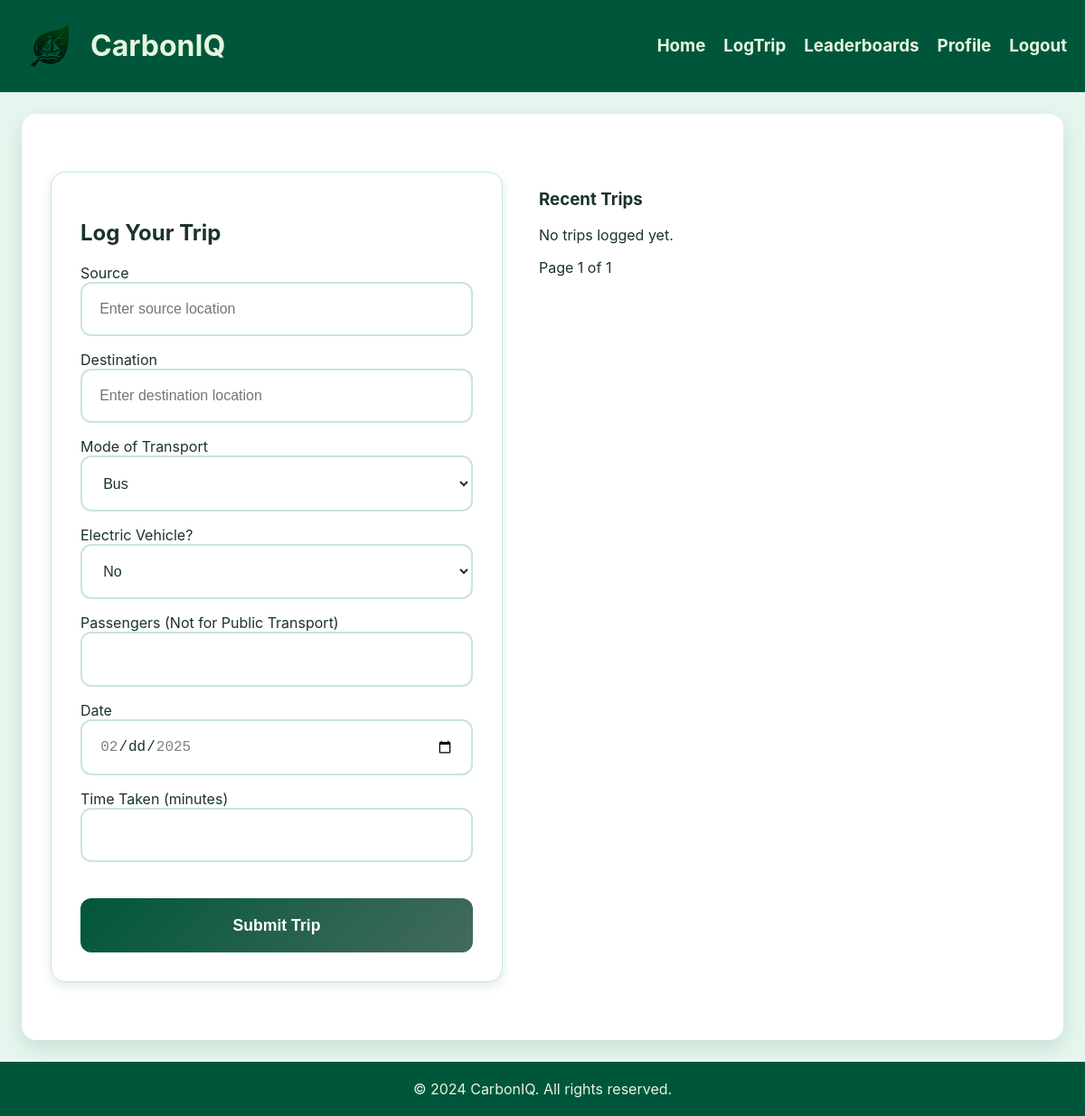
Before: /logtrip/ (signed in) with the older database file.
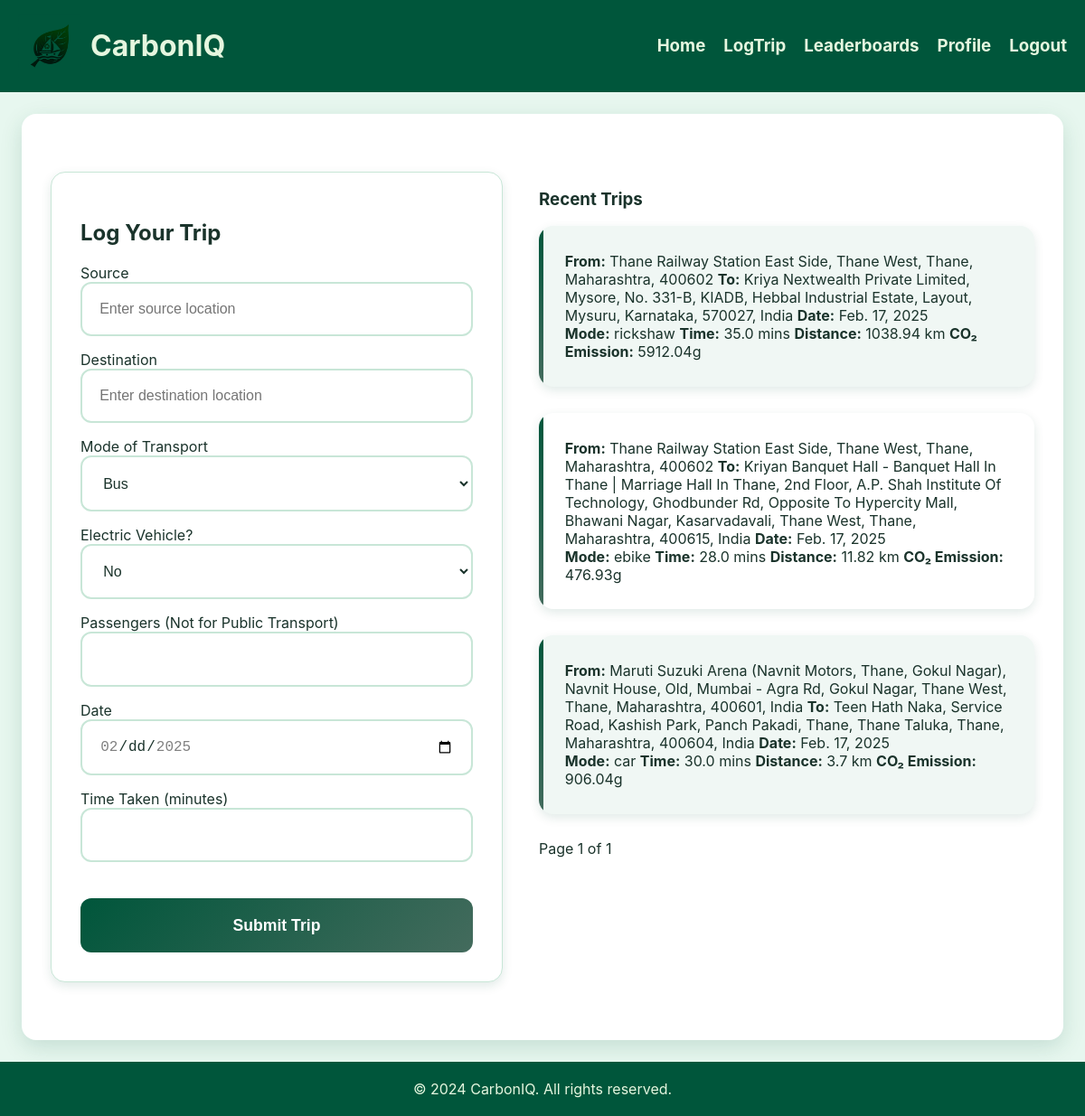
After: the same page with the newer database file.
### mainapp/models.py (models this page shows, shortened)
class TripLog(models.Model):
    user = models.ForeignKey(User, on_delete=models.CASCADE, related_name="trips")
    source_address = models.CharField(max_length=255)
    source_lat = models.DecimalField(max_digits=9, decimal_places=6)
    source_lng = models.DecimalField(max_digits=9, decimal_places=6)
    destination_address = models.CharField(max_length=255)
    dest_lat = models.DecimalField(max_digits=9, decimal_places=6)
    dest_lng = models.DecimalField(max_digits=9, decimal_places=6)
    mode_of_transport = models.CharField(max_length=50)
    time_taken = models.FloatField()  # User-entered trip time in minutes
    api_duration = models.FloatField()  # Fetched time from API in minutes
    api_distance = models.FloatField()  # Fetched distance from API in km
    electric_vehicle = models.BooleanField(default=False)
    co2_emission = models.FloatField()  # CO2 emission in grams
    date = models.DateField()
    passengers = models.IntegerField(default=1)
    public_transport = models.BooleanField(default=False)  # Whether it was public transport
    greener_travel = models.BooleanField(default=False)  # Whether it was a greener travel option
    created_at = models.DateTimeField(auto_now_add=True)

### mainapp/views.py (the view, shortened to what this page needs)
# urls.py: path('logtrip/', mviews.logtrip, name='logtrip'),
@login_required(login_url='/login/')
def logtrip(request):
    user = request.user
    trip_logs = TripLog.objects.filter(user=user).order_by("-date", "-created_at")
    paginator = Paginator(trip_logs, 5)
    page_number = request.GET.get("page")  # Get the page number from URL
    trip_logs_page = paginator.get_page(page_number)
    return render(request, "mainapp/logtrip.html", {"trip_logs": trip_logs_page})

### templates/mainapp/logtrip.html (shortened to what this page needs)
{% extends 'mainapp/base.html' %}
{% load static %}
{% block extra_head %}
    <link rel="stylesheet" href="{% static 'css/logtrip.css' %}">
{% endblock %}
{% block content %}
    <div class="container">
        <div class="row">
            <div class="col-md-4">
                <div class="form-container">
                    <h2>Log Your Trip</h2>
                    <form id="trip-form" action="{% url "logtrip" %}" method="post">
                        <div class="autocomplete-container">
                            <label for="source">Source</label>
                            <input type="text" id="source-input" name="source" placeholder="Enter source location" required />
                        </div>
                        <div class="autocomplete-container">
                            <label for="destination">Destination</label>
                            <input type="text" id="destination-input" name="destination" placeholder="Enter destination location" required />
                        </div>
                        <div class="flex-container">
                            <div>
                                <label for="mode-of-transport">Mode of Transport</label>
                                <select id="mode-of-transport" name="mode_of_transport" required>
                                    <option value="bus">Bus</option>
                                </select>
                            </div>
                            <div>
                                <label for="electric-vehicle">Electric Vehicle?</label>
                                <select id="electric-vehicle" name="electric_vehicle">
                                    <option value="No">No</option>
                                </select>
                            </div>
                            <div class="passenger-input">
                                <label for="passenger-taken">Passengers (Not for Public Transport)</label>
                                <input type="number" id="passengers" name="passengers" step="1"/>
                            </div>
                        </div>
                        <div class="flex-container-date">
                            <div class="date-input">
                                <label for="date">Date</label>
                                <input type="date" id="date" name="date" required />
                            </div>
                            <div class="time-input">
                                <label for="time-taken">Time Taken (minutes)</label>
                                <input type="number" id="time-taken" name="time_taken" step="1" required />
                            </div>
                        </div>
                        <button type="submit">Submit Trip</button>
                    </form>
                </div>
            </div>
            <div class="col-md-8">
                <div class="trip-container">
                    <h3>Recent Trips</h3>
                    <div class="trip-log-wrapper">
                        <div class="trip-log-container">
                            {% if trip_logs %}
                                {% for trip in trip_logs %}
                                    <div class="trip-summary {% if trip.greener_travel %}green-trip{% else %}red-trip{% endif %}">
                                        <div class="trip-row">
                                            <span><strong>From:</strong> {{ trip.source_address }}</span>
                                            <span><strong>To:</strong> {{ trip.destination_address }}</span>
                                            <span><strong>Date:</strong> {{ trip.date }}</span>
                                        </div>
                                        <div class="trip-row">
                                            <span><strong>Mode:</strong> {{ trip.mode_of_transport }}</span>
                                            <span><strong>Time:</strong> {{ trip.time_taken }} mins</span>
                                            <span><strong>Distance:</strong> {{ trip.api_distance }} km</span>
                                            <span><strong>CO₂ Emission:</strong> {{ trip.co2_emission }}g</span>
                                        </div>
                                    </div>
                                {% endfor %}
                            {% else %}
                                <p class="no-trips">No trips logged yet.</p>
                            {% endif %}
                        </div>
                    </div>
                    <div class="pagination bottom-pagination">
                        <span class="page-info">Page {{ trip_logs.number }} of {{ trip_logs.paginator.num_pages }}</span>
                    </div>
                </div>
            </div>
        </div>
    </div>
{% endblock %}

### templates/mainapp/base.html (shortened to what this page needs)
{% load static %}
<!DOCTYPE html>
<html lang="en">
<head>
    <link href="{% static 'css/mainbase.css'%}" rel="stylesheet">
    {% block extra_head %}{% endblock %}
</head>
<body>
    <header class="navbar">
        <div class="logo">
            <img src="{% static 'images/logo.png' %}" alt="CarbonIQ Logo">
            <h1>CarbonIQ</h1>
        </div>
        <div class="nav-links">
            <ul>
                <li><a href="{% url 'homepage' %}"><h3>Home</h3></a></li>
                <li><a href="{% url 'logtrip' %}"><h3>LogTrip</h3></a></li>
                <li><a href="{% url 'leaderboards' %}"><h3>Leaderboards</h3></a></li>
                <li><a href="{% url 'view_profile' user_id=user.id %}"><h3>Profile</h3></a></li>
                <li><a href="{% url 'logout' %}"><h3>Logout</h3></a></li>
            </ul>
        </div>
    </header>
    <main>
        {% block content %}{% endblock %}
    </main>
    <footer style="background-color: #00563B; color: #E5F6DF; padding: 20px; text-align: center;">
        <div style="max-width: 1200px; margin: 0 auto;">
            <p style="margin: 0;">&copy; 2024 CarbonIQ. All rights reserved.</p>
        </div>
    </footer>
</body>
</html>

### static/css/mainbase.css (style rules this page uses)
body { font-family: 'Inter', 'Arial', sans-serif; margin: 0; padding: 0; display: flex; flex-direction: column; height: 100vh; justify-content: space-between; background-color: #e7f7ef; color: #1a332b; }
.navbar { display: flex; justify-content: space-between; align-items: center; padding: 10px 20px; background-color: #00563B; color: #E5F6DF; }
.navbar .logo { display: flex; align-items: center; }
.navbar .logo img { mix-blend-mode: multiply; height: 70px; }
.navbar h1 { color: #E5F6DF; margin-left: 10px; }
.navbar .nav-links { display: flex; gap: 20px; }
.navbar .nav-links ul { display: flex; gap: 20px; list-style: none; padding: 0; margin: 0; }
.navbar .nav-links li { margin: 0; position: relative; }
.navbar .nav-links a { text-decoration: none; color: #E5F6DF; position: relative; padding: 5px 0; }
.navbar .nav-links a h3 { margin: 0; }
.navbar .nav-links a::after { content: ''; position: absolute; width: 0; height: 2.5px; top:25px; bottom: 0; left: 0; background-color: #E5F6DF; transition: width 0.3s ease; }

### static/css/logtrip.css (style rules this page uses)
:root { --primary-color: #00563B; --secondary-color: #446b5d; --accent-color: #ffc815; --text-primary: #1a332b; --text-secondary: #446b5d; --bg-light: #f8fbfa; --border-color: #c8e6d7; --gradient-primary: linear-gradient(135deg, #00563B 0%, #446b5d 100%); --gradient-accent: linear-gradient(135deg, #ffc815 0%, #ffb700 100%); --shadow-sm: 0 2px 8px rgba(0, 86, 59, 0.08); --shadow-md: 0 4px 12px rgba(0, 86, 59, 0.12); --shadow-lg: 0 8px 24px rgba(0, 86, 59, 0.15); --border-radius: 16px; --message-bg-1: #f0f7f4; --message-bg-2: #ffffff; }
.container { max-width: 1400px; margin: 2.5rem auto; padding: 2.5rem; background-color: #ffffff; border-radius: var(--border-radius); box-shadow: var(--shadow-lg); }
.row { display: flex; gap: 2.5rem; margin: 2rem 0; align-items: flex-start; }
.form-container { background-color: #ffffff; border-radius: var(--border-radius); padding: 2rem; box-shadow: var(--shadow-md); border: 1px solid var(--border-color); position: sticky; top: 2rem; transition: all 0.3s ease; max-width: 100%; width: 500px; box-sizing: border-box; }
input[type="text"], input[type="date"], input[type="number"], select { width: 100%; padding: 1.2rem; border: 2px solid var(--border-color); border-radius: 12px; font-size: 1rem; color: var(--text-primary); background-color: #ffffff; transition: all 0.3s ease; margin-bottom: 1rem; box-sizing: border-box; }
.trip-summary { padding: 1.8rem; margin-bottom: 1.8rem; border-radius: var(--border-radius); background: #ffffff; box-shadow: var(--shadow-md); transition: all 0.3s ease; position: relative; overflow: hidden; }
.trip-summary:nth-child(odd) { background: var(--message-bg-1); }
.trip-summary:nth-child(even) { background: var(--message-bg-2); }
.trip-summary::before { content: ''; position: absolute; left: 0; top: 0; height: 100%; width: 5px; background: var(--gradient-primary); }
button { width: 100%; padding: 1.2rem 1.5rem; background: var(--gradient-primary); color: white; border: none; border-radius: 12px; font-size: 1.1rem; font-weight: 600; cursor: pointer; transition: all 0.3s ease; margin-top: 1.5rem; }
.autocomplete-container { position: relative; width: 100%; max-width: 450px; margin: 0 auto; }
@media (max-width: 1200px) { .container { margin: 1.5rem; padding: 2rem; } }

Changed rows visible on the page:
added TripLog: source_address "Thane Railway Station East Side, Thane West, Thane, Maharashtra, 400602", destination_address "Kriya Nextwealth Private Limited, Mysore, No. 331-B, KIADB, Hebbal Industrial Estate, Layout, Mysuru, Karnataka, 570027, India", date "Feb. 17, 2025", mode_of_transport "rickshaw", time_taken "35.0", api_distance "1038.94", co2_emission "5912.04"
added TripLog: source_address "Thane Railway Station East Side, Thane West, Thane, Maharashtra, 400602", destination_address "Kriyan Banquet Hall - Banquet Hall In Thane | Marriage Hall In Thane, 2nd Floor, A.P. Shah Institute Of Technology, Ghodbunder Rd, Opposite To Hypercity Mall, Bhawani Nagar, Kasarvadavali, Thane West, Thane, Maharashtra, 400615, India", date "Feb. 17, 2025", mode_of_transport "ebike", time_taken "28.0", api_distance "11.82", co2_emission "476.93", greener_travel True (drawn)
added TripLog: source_address "Maruti Suzuki Arena (Navnit Motors, Thane, Gokul Nagar), Navnit House, Old, Mumbai - Agra Rd, Gokul Nagar, Thane West, Thane, Maharashtra, 400601, India", destination_address "Teen Hath Naka, Service Road, Kashish Park, Panch Pakadi, Thane, Thane Taluka, Thane, Maharashtra, 400604, India", date "Feb. 17, 2025", mode_of_transport "car", time_taken "30.0", api_distance "3.7", co2_emission "906.04"
Other visible differences:
text no longer shown: "No trips logged yet."
